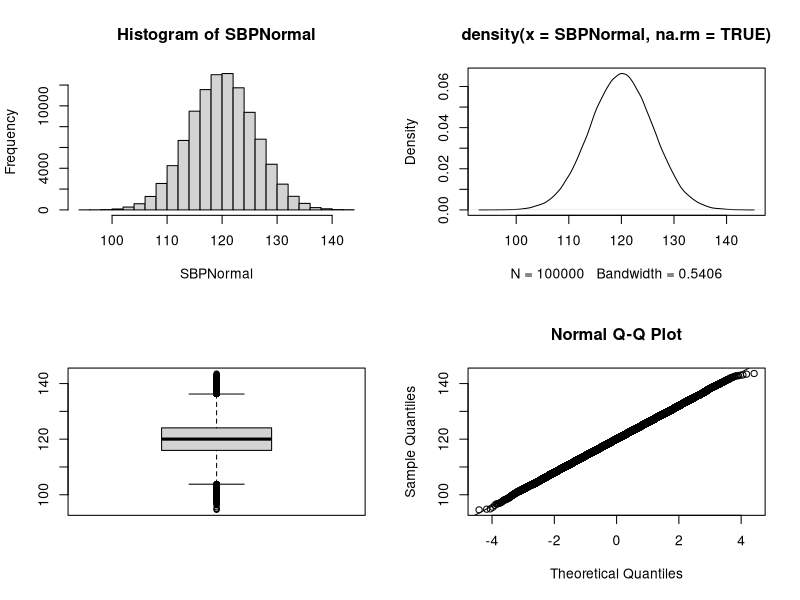
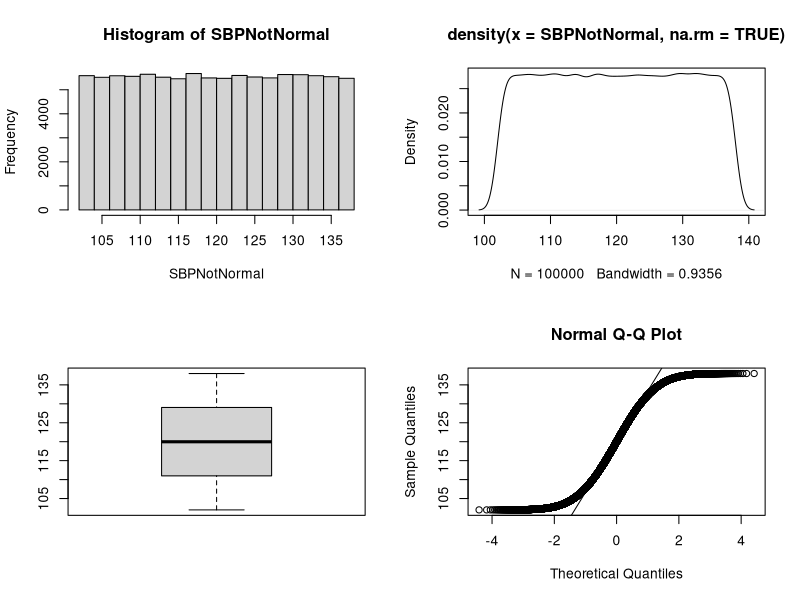
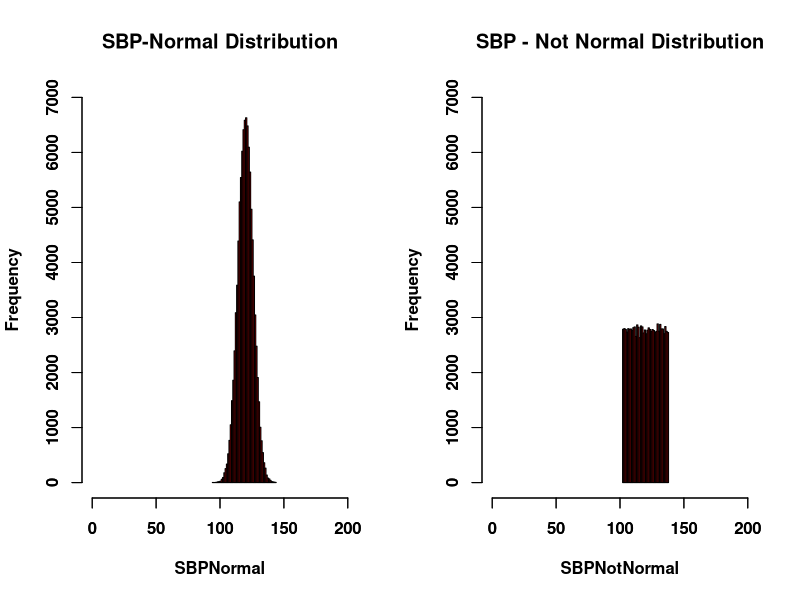
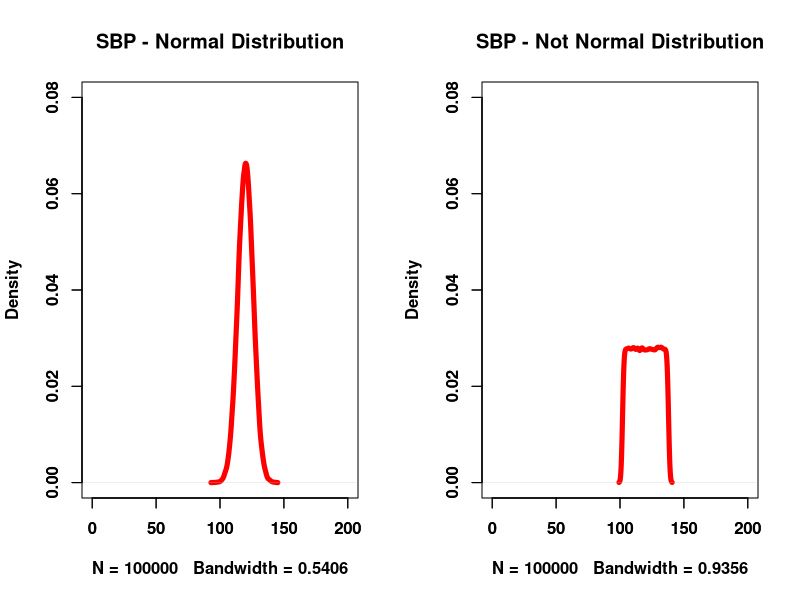
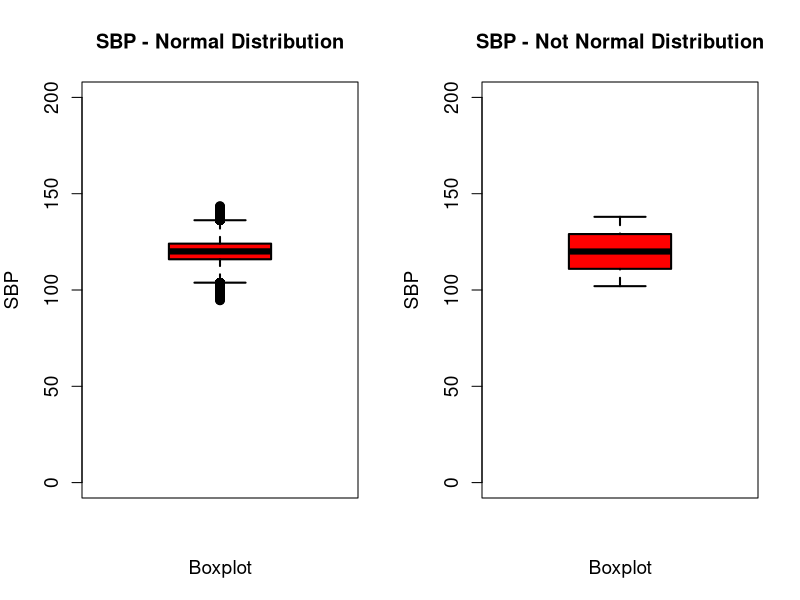
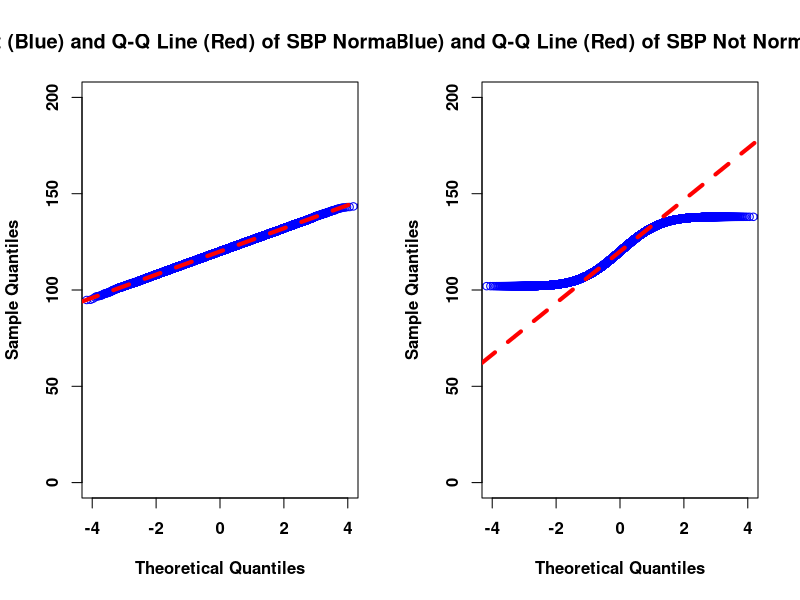

Generate these figures, in order, with R:
## ---- chunk 1
knitr::opts_chunk$set(echo = TRUE)
## ---- chunk 2

## ---- chunk 3
# Set the seed
base::set.seed(8)
# Data with Normal Distribution Patterns
SBPNormal <- stats::rnorm(100000, mean=120, sd=06)

# Data That Do Not Exhibit Normal Distribution Patterns
SBPNotNormal <- stats::runif(100000, min=102, max=138)
## ---- chunk 4
base::getwd()
base::ls() 
utils::str(SBPNormal)

utils::head(SBPNormal, n=10) # Show the head, first 10 cases 
utils::tail(SBPNormal, n=10) # Show the tail, last 10 cases 
base::summary(SBPNormal)

# Summary statistics 
utils::str(SBPNotNormal) # Identify structure
utils::head(SBPNotNormal, n=10) # Show the head, first 10 cases 
utils::tail(SBPNotNormal, n=10) # Show the tail, last 10 cases 
base::summary(SBPNotNormal)# Summary statistics
## ---- chunk 5
par(ask=TRUE)
par(mfrow=c(2,2)) # Pause # 4 figures - 2 rows by 2 column grid 
graphics::hist(SBPNormal)
graphics::plot(stats::density(SBPNormal, na.rm=TRUE)) 
graphics::boxplot(SBPNormal) 
stats::qqnorm(SBPNormal); 
stats::qqline(SBPNormal)
## ---- chunk 6
par(ask=TRUE)
par(mfrow=c(2,2))
graphics::hist(SBPNotNormal)
graphics::plot(stats::density(SBPNotNormal, na.rm=TRUE))
graphics::boxplot(SBPNotNormal)
stats::qqnorm(SBPNotNormal); stats::qqline(SBPNotNormal)
## ---- chunk 7
par(ask=TRUE)
par(mfrow=c(1,2))
graphics::hist(SBPNormal,
               main="SBP-Normal Distribution",
               col="red",
               breaks=50,
               font.lab=2,
               xlim=c(0,200),
               ylim=c(0,7000))
               axis(side=1, font=2)
               axis(side = 2, font=2)
graphics::hist(SBPNotNormal, 
               main="SBP - Not Normal Distribution", 
               col="red",# Add color
               breaks=50, 
               font.lab=2,# Increase granularity of histogram # Bold labels
               xlim=c(0,200), # X axis scale 
               ylim=c(0,7000)) # Y axis scale 
axis(side=1, font=2) # X axis bold 
axis(side=2, font=2) # Y axis bold 
# Notice how both histograms have the same X axis scale # and Y axis scale, allowing meaningful side-by-side # comparisons.
## ---- chunk 8
# Density Plot par(ask=TRUE)
par(mfrow=c(1,2)) # 2 figures - 1 row by 2 column grid 
graphics::plot(stats::density(SBPNormal, na.rm=TRUE), 
               main="SBP - Normal Distribution", 
               col="red", # Add color 
               lwd=5, # Thick line
               font.lab=2,
               xlim=c(0,200),
               ylim=c(0,0.08))
               axis(side=1, font=2)
               axis(side=2, font=2)
graphics::plot(stats::density(SBPNotNormal, na.rm=TRUE), 
               main="SBP - Not Normal Distribution", col="red",# Add color 
               lwd=5, 
               font.lab=2,
               xlim=c(0,200), 
               ylim=c(0,0.08))
axis(side=1, font=2) # X axis bold 
axis(side=2, font=2) 
## ---- chunk 9
# Boxplot 
par(ask=TRUE) # Pause
par(mfrow=c(1,2)) # 2 figures - 1 row by 2 column grid 
graphics::boxplot(SBPNormal, 
                  main="SBP - Normal Distribution", 
                  xlab="Boxplot",
                  ylab="SBP",cex.axis=1.15, 
                  cex.lab=1.15, 
                  col="red", 
                  lwd=2,
                  font.lab=2, 
                  font=2,
                  ylim=c(0,200))

graphics::boxplot(SBPNotNormal, 
                  main="SBP - Not Normal Distribution", 
                  xlab="Boxplot",
                  ylab="SBP",
                  cex.axis=1.15, 
                  cex.lab=1.15, 
                  col="red", 
                  lwd=2,
                  font.lab=2, font=2,
                  ylim=c(0,200))
## ---- chunk 10
# Q-Q Plot 
par(ask=TRUE)# Pause
par(mfrow=c(1,2)) # 2 figures - 1 row by 2 column grid 
stats::qqnorm(SBPNormal, 
              main="Q-Q Plot (Blue) and Q-Q Line (Red) of SBP Normal Distribution", 
              col="blue", 
              xlim=c(-4,4), 
              ylim=c(0,200), 
              font.axis=2, 
              font.lab=2)
stats::qqline(SBPNormal, # Add a Q-Q Line to the Q-Q Plot 
              col="red", 
              lwd=4, 
              lty=2) 
stats::qqnorm(SBPNotNormal, main="Q-Q Plot (Blue) and Q-Q Line (Red) of SBP Not Normal Distribution", 
              col="blue", 
              xlim=c(-4,4), 
              ylim=c(0,200), 
              font.axis=2, 
              font.lab=2)
stats::qqline(SBPNotNormal,#
              col="red", 
              lwd=4, 
              lty=2) 
## ---- chunk 11
base::summary(SBPNormal)
## ---- chunk 12
stats::median(SBPNormal)
## ---- chunk 13
base::mean(SBPNormal)
